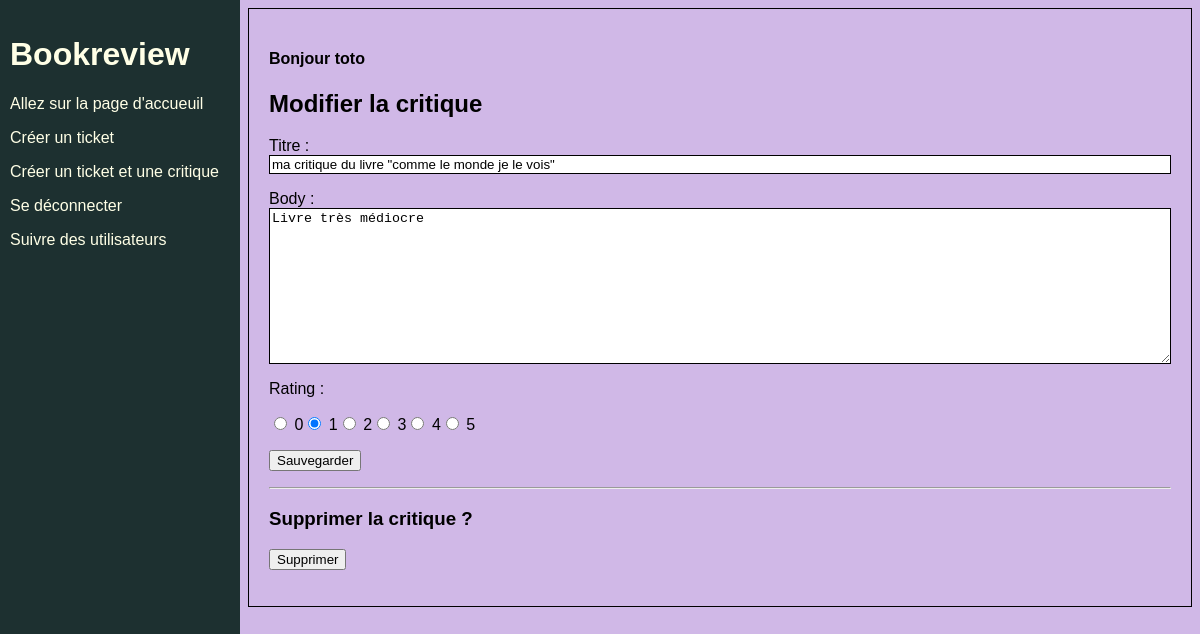
The app's page /review/6/edit/ (signed in) with its own data.
### authentication/models.py (models this page shows)
class User(AbstractUser):
    pass

### review/models.py (models this page shows, shortened)
class Review(models.Model):
    ticket = models.ForeignKey(to=Ticket, on_delete=models.CASCADE)
    rating = models.PositiveSmallIntegerField(
        validators=[MinValueValidator(0), MaxValueValidator(5)])
    """
    field hearts is for average and representations
    average = {average:{
                        average:value --> average of all ratings
                        full:value,   --> number of full hearts for average
                        empty:value,  --> number of empty hearts for average
                        half:value    --> number of half hearts for average
                        },
               author_rating:{
                              rating:value  --> rating of the author
                              full:value,   --> number of full hearts for author rating
                              empty:value,  --> number of empty hearts for author rating
                              half:value    --> number of half hearts for author rating
                              }
                }
    """
    hearts = models.JSONField(blank=True)
    headline = models.CharField(max_length=128, verbose_name='titre')
    body = models.TextField(max_length=8192, blank=True)
    author = models.ForeignKey(
        to=settings.AUTH_USER_MODEL, on_delete=models.CASCADE)
    date_created = models.DateTimeField(auto_now_add=True)

### review/views.py (the view, shortened to what this page needs)
# urls.py: path('review/<int:review_id>/edit/', review.views.edit_review, name='edit_review'),
@login_required
def edit_review(request, review_id):
    review = get_object_or_404(models.Review, id=review_id)
    delete_form = forms.DeleteReview()
    edit_form = forms.ReviewForm(instance=review)
    context = {
        'edit_form': edit_form,
        'delete_form': delete_form,
    }
    return render(request, 'review/edit_review.html', context=context)

### review/forms.py
class ReviewForm(forms.ModelForm):
    CHOICES = [('0', '0'), ('1', '1'), ('2', '2'), ('3', '3'), ('4', '4'), ('5', '5')]
    rating = forms.ChoiceField(choices=CHOICES, widget=forms.RadioSelect())
    edit_review = forms.BooleanField(widget=forms.HiddenInput, initial=True)
    class Meta:
        model = models.Review
        fields = ['headline', 'body', 'rating']

class DeleteReview(forms.Form):
    delete_review = forms.BooleanField(widget=forms.HiddenInput, initial=True)

### review/templates/review/edit_review.html (shortened to what this page needs)
{% extends "base.html" %}
{% block content %}
{% load static %}
<link rel="stylesheet" href="{% static 'css/create_review.css' %}">
<h2>Modifier la critique</h2>
<form method="post" enctype="multipart/form-data">
    {{ edit_form.as_p }}
    <button type="submit" >Sauvegarder</button>
</form>
<hr>
<h3>Supprimer la critique ?</h3>
<form method="post">
    <button type="submit" >Supprimer</button>
</form>
{% endblock content %}

### templates/base.html (shortened to what this page needs)
{% load static %}
<html>
    <head>
        <link rel="stylesheet" href="{% static 'css/base.css' %}">
    </head>
    <body>
        <div class="sidebar">
            <h1>Bookreview</h1>
            {% if user.is_authenticated %}
                <p><a href="{% url 'home' %}">Allez sur la page d'accueuil</a></p>
                <p><a href="{% url 'ticket' %}">Créer un ticket</a></p>
                <p><a href="{% url 'ticket_review' %}">Créer un ticket et une critique</a></p>
                <p><a href="{% url 'logout' %}">Se déconnecter</a></p>
                <p><a href="{% url 'follow_users' %}">Suivre des utilisateurs</a></p>
            {% endif %}
        </div>
        <div class="main">
            <p><h4>Bonjour {{ user.username }} </h4></p>
            {% block content %}{% endblock content %}
        </div>
    </body>
</html>

### static/css/base.css (style rules this page uses)
html { font-family: Arial; }
.sidebar { height: 100%; width: 220px; position: fixed; z-index: 1; top: 0; left: 0; background-color: #1d3030; color: #ffffe6; overflow-x: hidden; padding-top: 15px; padding-left: 10px; padding-right: 10px; }
.sidebar a { text-decoration: none; color: #ffffe6; display: block; }
.main { margin-left: 240px; padding: 20px; }

### static/css/create_review.css (style rules this page uses)
body { background-color: rgb(208, 184, 231); }
div.main { border: 1px rgb(0, 0, 0) solid; }
input#id_headline { border: 1px rgb(0, 0, 0) solid; width: 100%; }
textarea#id_body { border: 1px rgb(0, 0, 0) solid; width: 100%; }
div#id_rating { display: flex; }

### records on screen
User: username "toto"
Review: headline "ma critique du livre \"comme le monde je le vois\"", body "Livre très médiocre", rating "☐ 0 ☑ 1 ☐ 2 ☐ 3 ☐ 4 ☐ 5"
